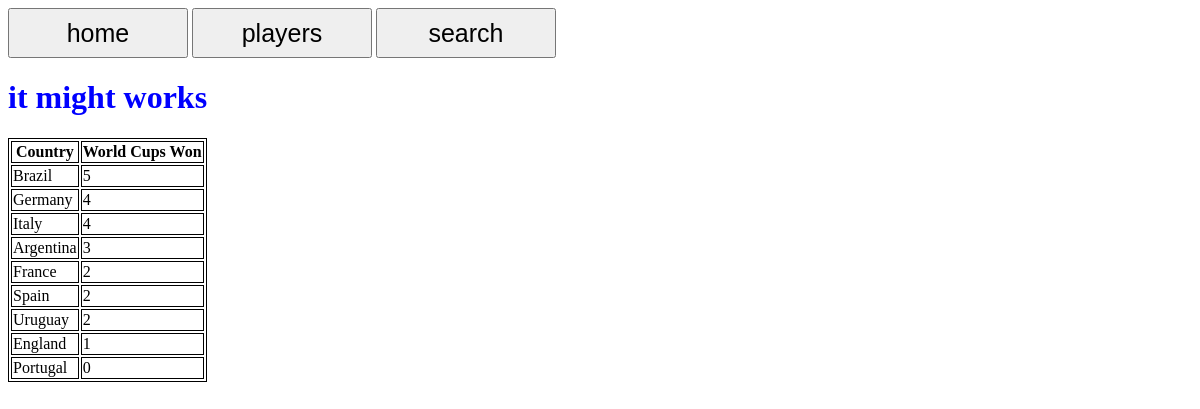
The page / on the database its author committed.
### tables this page shows
CREATE TABLE nation (nation_id INTEGER PRIMARY KEY AUTOINCREMENT, nation_name TEXT, world_cups_won INTEGER);

### app.py (the view)
@app.route("/", methods=["GET", "POST"])
def home():
    db = sqlite3.connect("football.db")
    cursor = db.cursor()
    sql = ("""SELECT nation_name, world_cups_won
           FROM nation
           ORDER BY world_cups_won desc
           """)
    cursor.execute(sql)
    results = cursor.fetchall()
    temp_list = []
    for item in results:
        temp_list.append(item)
    return render_template("index.html", send_test = temp_list)

### templates/index.html (shortened to what this page needs)
<html>
<head>
    <link rel="stylesheet" href="static/style.css">
</head>
<body>
<button type="button">home</button> <button onclick="location.replace('players.html')">players</button> <button type="button">search</button>
<h1>it might works</h1>
<table>
  <tr>
    <th>Country</th>
    <th>World Cups Won</th>
  </tr>
  {% for nation,wc_won in send_test %}
  <tr>
      <td>{{nation}}</td>
      <td>{{wc_won}}</td>
  </tr>
  {%endfor%}
</table>
</body>
</html>

### static/style.css (style rules this page uses)
h1 { color: blue; size: 50px; }
button { color: black; height: 50px; width: 180px; font-size: 25px; }
table, th, td { border:1px solid black; }

### rows shown on the page
nation: nation_name "Brazil", world_cups_won "5"
nation: nation_name "Germany", world_cups_won "4"
nation: nation_name "Italy", world_cups_won "4"
nation: nation_name "Argentina", world_cups_won "3"
nation: nation_name "France", world_cups_won "2"
nation: nation_name "Spain", world_cups_won "2"
nation: nation_name "Uruguay", world_cups_won "2"
nation: nation_name "England", world_cups_won "1"
nation: nation_name "Portugal", world_cups_won "0"
